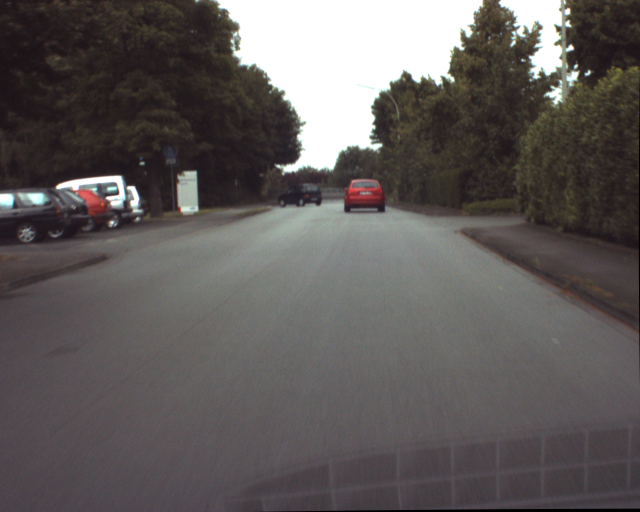
%> input picture LAB4/ur_c_s_03a_01_L_0376.png, 1280 x 1024 px (shown at 1/2 size); the run also reads 1 picture not shown here
$ octave main.m   (GNU Octave 9; MATLAB toolbox functions it lacks are replaced by stand-ins)
%> lines starting %> are read from the running program, lines starting %| are printed output that depends on the picture; in (x1, y1, x2, y2) boxes, pixels count from 0 and x2, y2 are one past the last pixel; in counts of white or black regions, pixels touching at a corner belong together; the program's own positions count from 1
 addpath('images\');
% [63 lines of commented-out code are left out]

clc; close all; clear all;


%Display the 6 images in grayscale and split them in the three RGB channels and in
%the three HSV channels.

img = cell(1, 6);

%% Separating components and plot

img{1}=imread('ur_c_s_03a_01_L_0376.png');
img{2}=imread('ur_c_s_03a_01_L_0377.png');
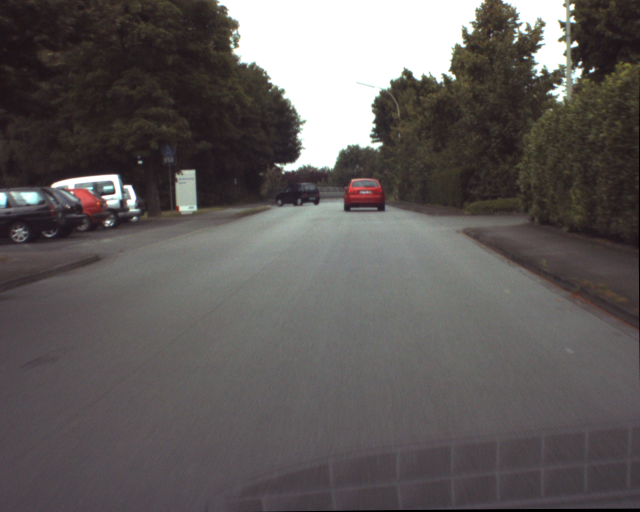
%> input picture LAB4/ur_c_s_03a_01_L_0377.png, 1280 x 1024 px (shown at 1/2 size)
img{3}=imread('ur_c_s_03a_01_L_0378.png');
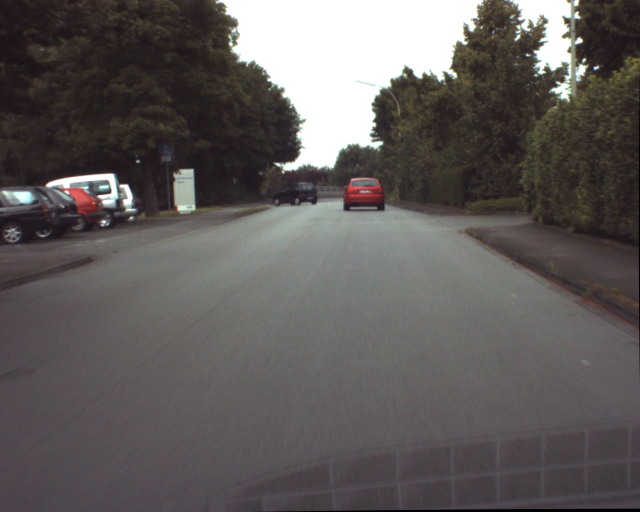
%> input picture LAB4/ur_c_s_03a_01_L_0378.png, 1280 x 1024 px (shown at 1/2 size)
img{4}=imread('ur_c_s_03a_01_L_0379.png');
img{5}=imread('ur_c_s_03a_01_L_0380.png');
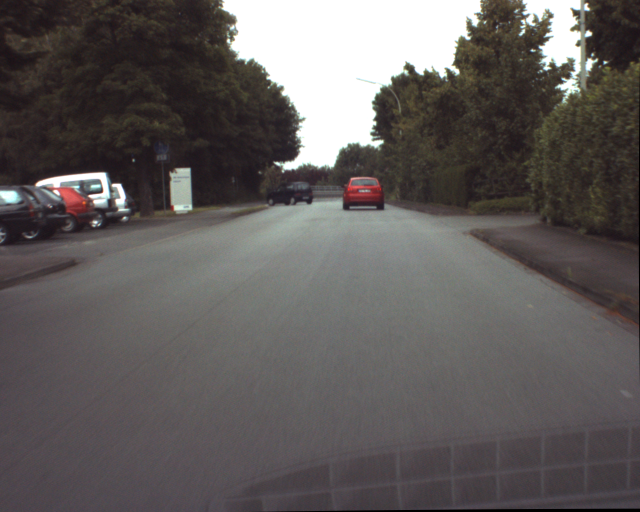
%> input picture LAB4/ur_c_s_03a_01_L_0380.png, 1280 x 1024 px (shown at 1/2 size)
img{6}=imread('ur_c_s_03a_01_L_0381.png');
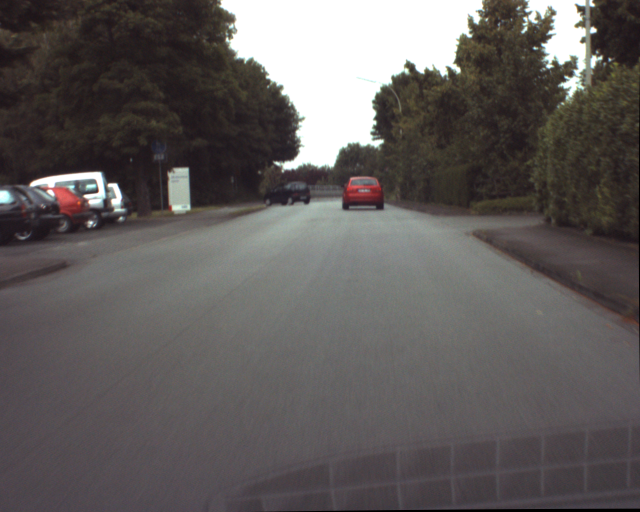
%> input picture LAB4/ur_c_s_03a_01_L_0381.png, 1280 x 1024 px (shown at 1/2 size)

%Il ciclo for permette di visualizzare separatamente i canali delle
% componenti % RGB (rosso, verde, blu) e HSV (tonalità,
% saturazione, valore)  per ciascuna immagine:

for i=1:6
%> this loop made 6 passes; what is shown inside it comes from the first
    figure;
    subplot(1,3,1),imshow(img{i}(:,:,1)),title('Red');
    subplot(1,3,2),imshow(img{i}(:,:,2));title('Green');
    subplot(1,3,3),imshow(img{i}(:,:,3));title('Blue');

    img_hsv=rgb2hsv(img{i});
%> img_hsv: size 1024x1280x3 double; mean H, S, V 0.427, 0.126, 0.379

    if i==1
        img_selected_hsv = img_hsv;
    end

    figure;
    subplot(1,3,1),imshow(img_hsv(:,:,1)),title('Hue');
    subplot(1,3,2),imshow(img_hsv(:,:,2));title('Saturation');
%> after `imshow(img_hsv(:,:,2))`:
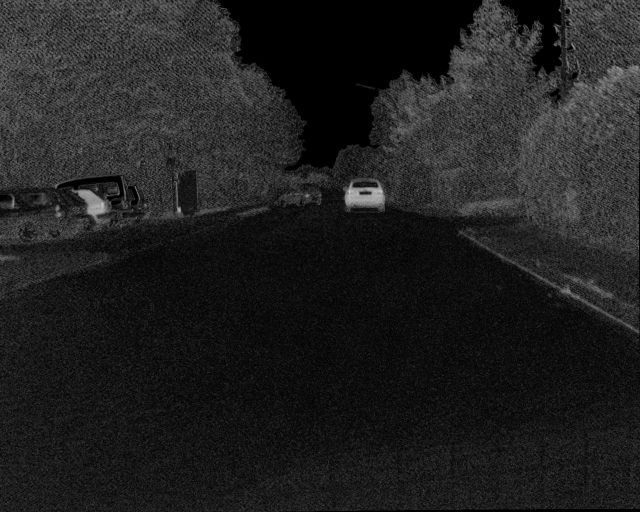
%> displayed picture: size 1024x1280, on the screen's scale of 0 to 255 (shown at 1/2 size); min 0, max 255, mean 32.1
    subplot(1,3,3),imshow(img_hsv(:,:,3));title('Value');
end

%Select in the image “ur_c_s_03a_01_L_0376.png” the area corresponding to the
%dark car that turns on the left, e.g. area [390:400,575:595]. In this area compute
%the mean value (m) and the standard deviation (s) of the Hue component

%In questa sezione, il codice seleziona un'area specifica
% dell'immagine per calcolare la media e la deviazione standard
% della componente Hue:

figure,imshow(img_selected_hsv)
img_selected_hsv_1comp = img_selected_hsv(390:400,575:595,1);
m = mean(img_selected_hsv_1comp(:))
%> m = 0.774
s = std(img_selected_hsv_1comp(:))
%> s = 0.0521

%Segment the dark car in the 6 images by thresholding the Hue component (e.g. in
%the range between m-s and m+s)
%La segmentazione viene eseguita sulla componente
% Hue utilizzando la media e la deviazione standard
% calcolate sopra:
%simple segmentation
img_hsv = img_selected_hsv;
[rr,cc,pp]=size(img_hsv);
%> rr = 1024; cc = 1280; pp = 3
seg=zeros(rr,cc);
mask=img_hsv(:,:,1)>(m-s) & img_hsv(:,:,1)<(m+s); %threshold on the hue componet
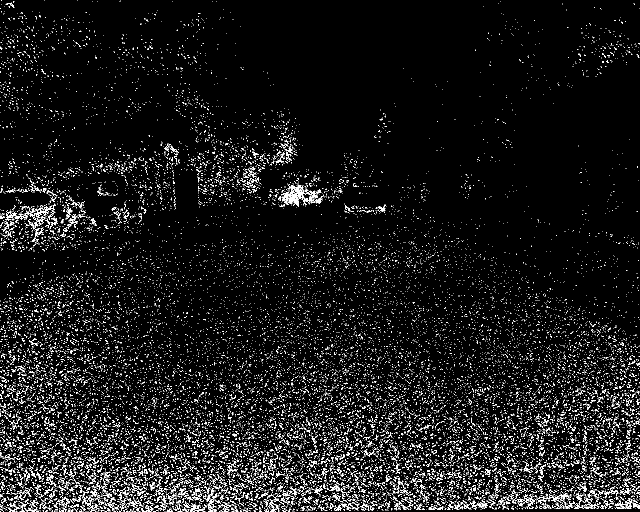
%> mask: size 1024x1280 logical (shown at 1/2 size); 6% white in thin lines or dots
seg=seg+mask;
%> seg: size 1024x1280 double; values 0 (black) and 1 (white), 6% white in thin lines or dots
figure,imagesc(seg),colormap gray, title('segmented object (blob)') %binary image (segmented image, i.e. detection of a given color)

%% Display (i) the binary images corresponding to the segmentation and the related
%centroid and bounding box; (ii) the centroid and bounding box overlapped on the
%color image (tips: regionprops() function needs a logical matrix; display the
%bounding box of the blob with the highest area; see Fig.1).

%close all

%Infine, il codice trova il centroide e il bounding
% box dell'oggetto segmentato, utilizzando la funzione
% regionprops():

prop=regionprops(mask, 'Area','Centroid','BoundingBox');
%> prop = 20480 regions; largest, box (x1, y1, x2, y2), Area and Centroid: (562, 369, 649, 414) 1226 [601.3 392.9], (12, 422, 68, 441) 331 [36.3 431.9], (1229, 997, 1280, 1018) 300 [1257 1010.3], (68, 407, 112, 436) 274 [88.4 422.4], (1148, 996, 1199, 1018) 234 [1173 1012.1]
xc=floor(prop(1).Centroid(1));
%> xc = 1
yc=floor(prop(1).Centroid(2));
%> yc = 17
ul_corner_width=prop(1).BoundingBox;
%> ul_corner_width = [0.5 16.5 2 2]
figure,imagesc(seg),colormap gray,title('detected object')
hold on
plot(xc,yc,'*r')
rectangle('Position',ul_corner_width,'EdgeColor',[1,0,0])
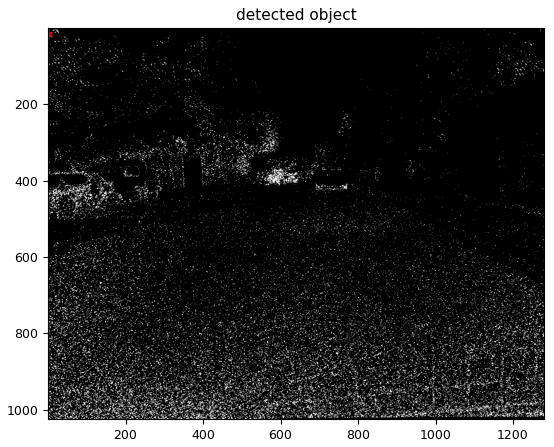
%> figure redrawn from the program's plot data
hold off
